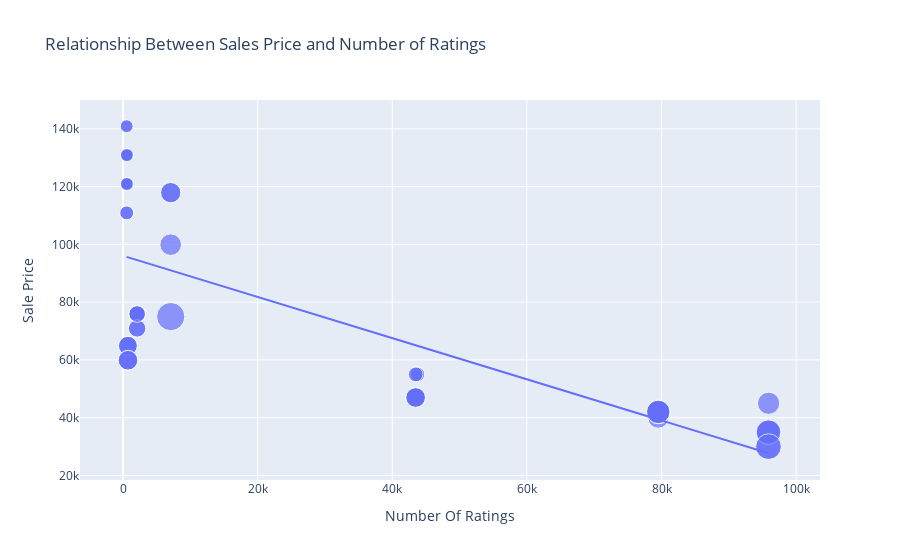

The notebook cell saved with this chart:
### Markdown cell above
### Task-4: What are the relationship between the sale price of iPhone and rating on flipkart?

### Code cell
figure = px.scatter(data_frame=apple, 
                        x='Number Of Ratings', 
                        y='Sale Price', 
                        size='Discount Percentage', 
                        trendline='ols',
                        title='Relationship Between Sales Price and Number of Ratings')

figure.show()

### Figure 1 — Plotly figure (JSON) as saved in the notebook; plotly's stock layout.template omitted (floating-point values rounded to 4 significant figures)
{"data": [{"hovertemplate": "Number Of Ratings=%{x}<br>Sale Price=%{y}<br>Discount Percentage=%{marker.size}<extra></extra>", "legendgroup": "", "marker": {"color": "#636efa", "size": [0, 0, 0, 0, 0, 0, 0, 0, 0, 20, 16, 20, 20, 20, 0, 0, 0, 0, 29, 15, 0, 15, 17, 18, 6, 6, 13, 6, 14, 10, 7, 6, 6, 13, 13, 10, 10, 6, 14, 6, 10, 6, 11, 11, 10, 14, 7, 6, 6, 6, 8, 8, 24, 22, 22, 22, 8, 24, 14, 14, 14, 14], "sizemode": "area", "sizeref": 0.0725, "symbol": "circle"}, "mode": "markers", "name": "", "orientation": "v", "showlegend": false, "type": "scatter", "x": [3431, 3431, 3431, 11202, 11202, 3431, 3431, 11202, 1454, 79512, 79512, 79582, 79512, 79512, 1078, 1078, 1078, 1078, 7088, 7088, 1078, 7088, 7081, 95909, 542, 580, 740, 545, 740, 2101, 545, 580, 580, 730, 730, 2101, 2101, 580, 740, 580, 2092, 545, 2101, 2092, 2101, 740, 545, 580, 580, 580, 43707, 43707, 95807, 95909, 95807, 95909, 43470, 95909, 43470, 43470, 43470, 43470], "xaxis": "x", "y": [49900, 84900, 84900, 77000, 77000, 49900, 49900, 77000, 89900, 41999, 39999, 41999, 41999, 41999, 131900, 117100, 131900, 117100, 74999, 117900, 117100, 117900, 99900, 44999, 140900, 130900, 64900, 120900, 59900, 75900, 110900, 130900, 120900, 64900, 64900, 75900, 75900, 120900, 59900, 120900, 75900, 140900, 70900, 70900, 75900, 59900, 110900, 120900, 130900, 130900, 54999, 54999, 29999, 34999, 34999, 34999, 54999, 29999, 46999, 46999, 46999, 46999], "yaxis": "y"}, {"hovertemplate": "<b>OLS trendline</b><br>Sale Price = -0.712783 * Number Of Ratings + 96054.8<br>R<sup>2</sup>=0.492139<br><br>Number Of Ratings=%{x}<br>Sale Price=%{y} <b>(trend)</b><extra></extra>", "legendgroup": "", "marker": {"color": "#636efa", "symbol": "circle"}, "mode": "lines", "name": "", "showlegend": false, "type": "scatter", "x": [542, 545, 545, 545, 545, 580, 580, 580, 580, 580, 580, 580, 580, 730, 730, 740, 740, 740, 740, 1078, 1078, 1078, 1078, 1078, 1454, 2092, 2092, 2101, 2101, 2101, 2101, 2101, 3431, 3431, 3431, 3431, 3431, 7081, 7088, 7088, 7088, 11202, 11202, 11202, 43470, 43470, 43470, 43470, 43470, 43707, 43707, 79512, 79512, 79512, 79512, 79582, 95807, 95807, 95909, 95909, 95909, 95909], "xaxis": "x", "y": [95670.0, 95670.0, 95670.0, 95670.0, 95670.0, 95640.0, 95640.0, 95640.0, 95640.0, 95640.0, 95640.0, 95640.0, 95640.0, 95530.0, 95530.0, 95530.0, 95530.0, 95530.0, 95530.0, 95290.0, 95290.0, 95290.0, 95290.0, 95290.0, 95020.0, 94560.0, 94560.0, 94560.0, 94560.0, 94560.0, 94560.0, 94560.0, 93610.0, 93610.0, 93610.0, 93610.0, 93610.0, 91010.0, 91000.0, 91000.0, 91000.0, 88070.0, 88070.0, 88070.0, 65070.0, 65070.0, 65070.0, 65070.0, 65070.0, 64900.0, 64900.0, 39380.0, 39380.0, 39380.0, 39380.0, 39330.0, 27770.0, 27770.0, 27690.0, 27690.0, 27690.0, 27690.0], "yaxis": "y"}], "layout": {"autosize": true, "legend": {"itemsizing": "constant", "tracegroupgap": 0}, "title": {"text": "Relationship Between Sales Price and Number of Ratings"}, "xaxis": {"anchor": "y", "autorange": true, "domain": [0, 1], "range": [-5983.0, 103000.0], "title": {"text": "Number Of Ratings"}, "type": "linear"}, "yaxis": {"anchor": "x", "autorange": true, "domain": [0, 1], "range": [11530.0, 153700.0], "title": {"text": "Sale Price"}, "type": "linear"}}}
